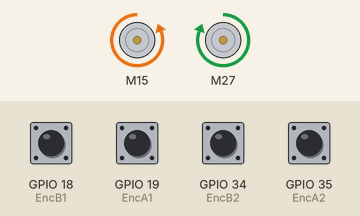
This sketch was run on a simulated ESP32. Shown: 2 × DC motor (green arrow = forward, orange = backward, longer = faster). The test bench sets the inputs (shaded band); at power-on: GPIO 18 (EncB1), GPIO 19 (EncA1), GPIO 34 (EncB2), GPIO 35 (EncA2) HIGH. What the sketch prints to the serial monitor is not drawn.

Above: at 2.5 s.
At 7.5 s:
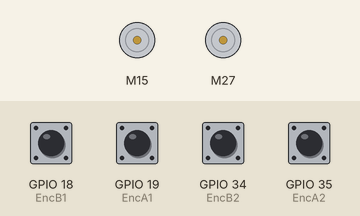
Timing chart, 0 to 13.0 s (numbered marks = the images above):
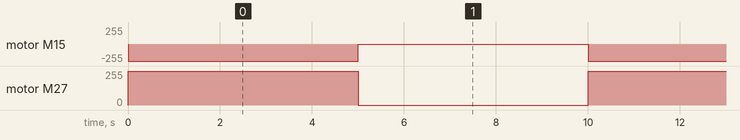

Measured:
- by itself, motor M15: alternates backward 255/255 for 5.0 s and stopped for 5.0 s
- by itself, motor M27: alternates forward 255/255 for 5.0 s and stopped for 5.0 s

The sketch:

Motor_Encoder_Control_code.ino
```cpp
#include "CytronMotorDriver.h"

//LEFT MOTOR ENCODER PARAMETERS
#define EncA1 19
#define EncB1 18

//RIGHT MOTOR ENCODER PARAMETERS
#define EncA2 35
#define EncB2 34


// Configure the motor driver.
CytronMD motor1(PWM_PWM, 15, 2);   // PWM 1A = Pin 34, PWM 1B = Pin 35.   LEFT MOTOR
CytronMD motor2(PWM_PWM, 27, 26); // PWM 2A = Pin 10, PWM 2B = Pin 11.   RIGHT MOTOR
//int pos=0;

// The setup routine runs once when you press reset.
void setup() {
  Serial.begin(115200);
  //Setting encoders pins to input (receiving data)
  pinMode(EncA1, INPUT);
  pinMode(EncB1, INPUT);
  pinMode(EncA2, INPUT);
  pinMode(EncB2, INPUT);
}


// The loop routine runs over and over again forever.
void loop() {
    //Reading data from the encoders
  int a1 = digitalRead(EncA1);
  int b1 = digitalRead(EncB1);
  int a2 = digitalRead(EncA2);
  int b2 = digitalRead(EncB2);

    //print onto serial monitor
  //Serial.print("LEFT MOTOR ");
  Serial.print(a1*5);
  Serial.print(",x");
  Serial.print(b1*5);

  //Serial.print(" RIGHT MOTOR ");
  Serial.print(",");
  Serial.print(a2*5);
  Serial.print(",");
  Serial.print(b2*5);
  Serial.println();


  motor1.setSpeed(-255);   // Motor 1 runs forward at 50% speed.
  motor2.setSpeed(255);  // Motor 2 runs backward at 50% speed.
  delay(5000);

  motor1.setSpeed(0);     // Motor 1 stops.
  motor2.setSpeed(0);     // Motor 2 stops.
  delay(5000);

  /*motor1.setSpeed(-255);  // Motor 1 runs backward at 50% speed.
  motor2.setSpeed(-255);   // Motor 2 runs forward at 50% speed.
  delay(1000);

  motor1.setSpeed(0);     // Motor 1 stops.
  motor2.setSpeed(0);     // Motor 2 stops.
  delay(5000);*/
  /*Serial.println(pos);

  motor1.setSpeed(255);   // Motor 1 runs forward at full speed.
  motor2.setSpeed(-255);  // Motor 2 runs backward at full speed.
  delay(1000);
  Serial.println(pos);

  motor1.setSpeed(0);     // Motor 1 stops.
  motor2.setSpeed(0);     // Motor 2 stops.
  delay(1000);
  Serial.println(pos);

  motor1.setSpeed(-255);  // Motor 1 runs backward at 50% speed.
  motor2.setSpeed(255);   // Motor 2 runs forward at 50% speed.
  delay(1000);
  Serial.println(pos);

  motor1.setSpeed(-255);  // Motor 1 runs backward at full speed.
  motor2.setSpeed(255);   // Motor 2 runs forward at full speed.
  delay(1000);
  Serial.println(pos);

  motor1.setSpeed(0);     // Motor 1 stops.
  motor2.setSpeed(0);     // Motor 2 stops.
  delay(1000);
  Serial.println(pos);
  */


}
```
